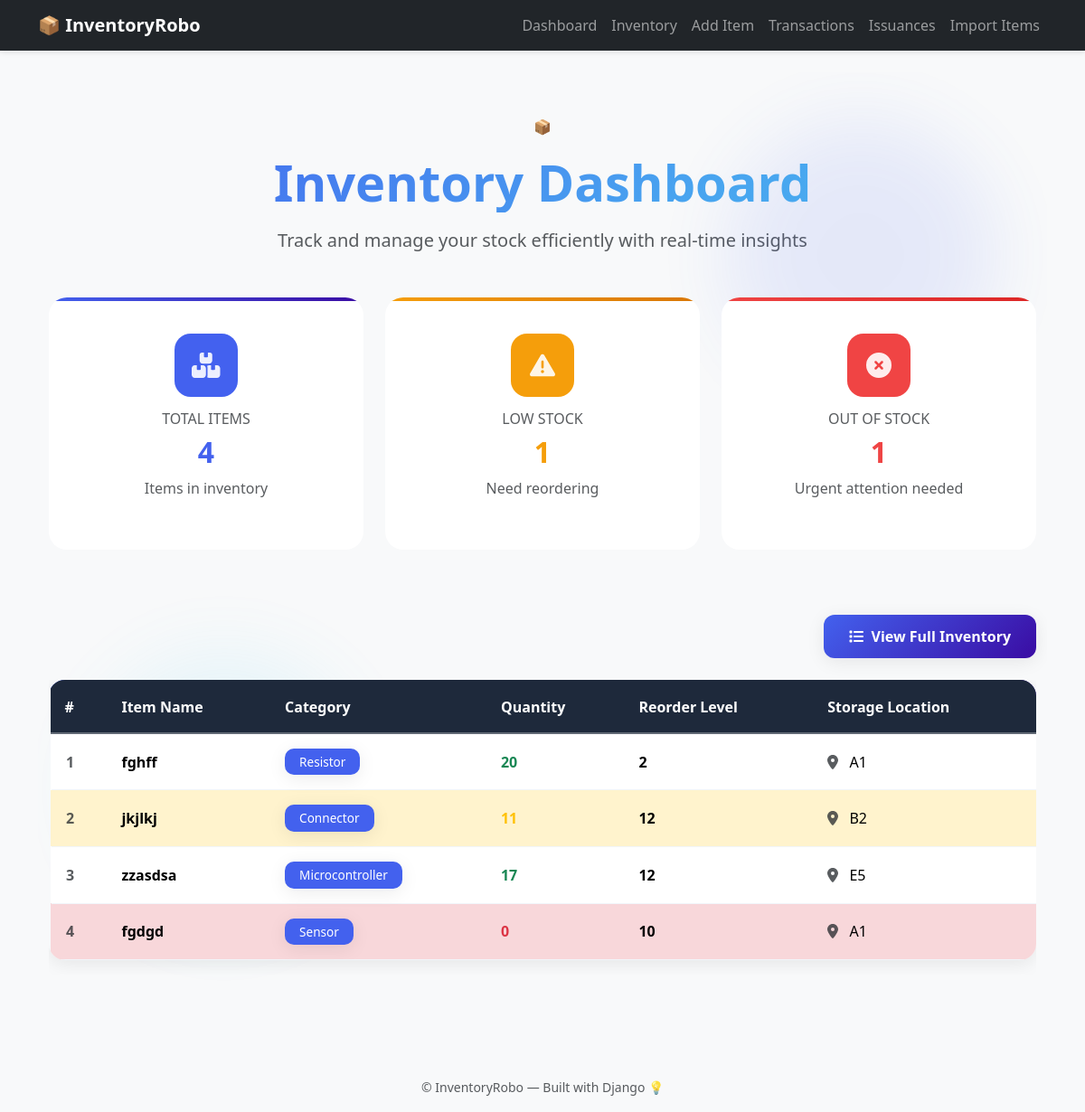
/, run on an earlier commit of the app's database.
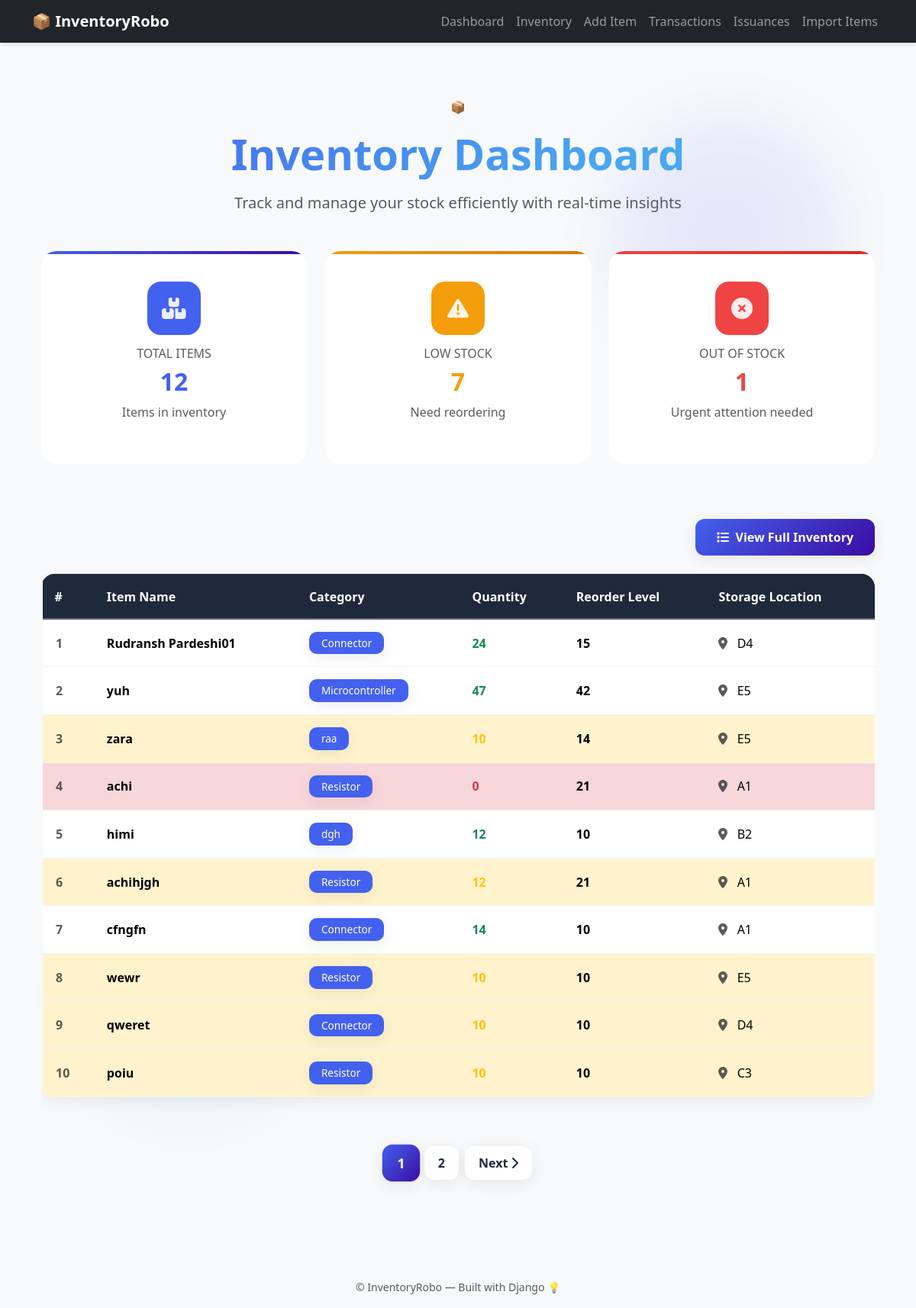
And on a later commit of the database.
### inventory/models.py (models this page shows, shortened)
class Item(models.Model):
    serial_no = models.PositiveIntegerField(unique=True, blank=True, null=True)
    name = models.CharField(max_length=100)
    category = models.CharField(max_length=50, choices=CATEGORY_CHOICES)
    custom_category = models.CharField(max_length=100, blank=True, null=True)
    quantity = models.PositiveIntegerField(default=0)
    reorder_level = models.PositiveIntegerField(default=5)
    unit_price = models.DecimalField(max_digits=10, decimal_places=2)
    supplier = models.CharField(max_length=100, blank=True, null=True)
    location = models.CharField(max_length=100, blank=True, null=True)
    description = models.TextField(blank=True, null=True)
    created_at = models.DateTimeField(auto_now_add=True)
    storage_location = models.CharField(max_length=10, blank=True, null=True, editable=False)

### inventory/views.py (the view)
# urls.py: path('', views.dashboard, name='dashboard'),
def dashboard(request):
    total_items = Item.objects.count()
    low_stock = Item.objects.filter(quantity__gt=0, quantity__lte=F('reorder_level')).count()
    out_stock = Item.objects.filter(quantity=0).count()
    items = Item.objects.all().order_by('serial_no')
    paginator = Paginator(items, 10)
    page_number = request.GET.get('page')
    page_obj = paginator.get_page(page_number)
    context = {
        'total_items': total_items,
        'low_stock': low_stock,
        'out_stock': out_stock,
        'items': items,
        'CATEGORIES': get_all_categories(),
        'page_obj': page_obj,
    }
    return render(request, 'inventory/dashboard.html', context)

### inventory/utils.py (called while the page is built)
def get_all_categories():
    return (
        Item.objects
        .exclude(category__isnull=True)
        .exclude(category__exact='')
        .values_list('category', flat=True)
        .distinct()
        .order_by('category')
    )

### inventory/templates/inventory/dashboard.html (shortened to what the changed rows need)
{% extends 'inventory/base.html' %}
{% load static %}
{% block content %}
<div class="container py-5 position-relative overflow-hidden">
    <div class="text-center mb-5 fade-in">
        <h1 class="fw-bold gradient-text display-4 mb-3">
            Inventory Dashboard
        </h1>
    </div>
    <div class="row mb-5">
        <div class="col-md-4 mb-4 fade-in" style="animation-delay: 0.1s;">
            <div class="card stat-card p-4 border-0 h-100">
                <div class="card-body text-center">
                    <div class="card-icon mx-auto" style="background: var(--primary); color: white;">
                        <i class="fas fa-boxes"></i>
                    </div>
                    <h6 class="text-muted mb-2">TOTAL ITEMS</h6>
                    <h2 class="fw-bold mb-0" style="color: var(--primary);">{{ total_items }}</h2>
                    <p class="text-muted mt-2">Items in inventory</p>
                </div>
            </div>
        </div>
        <div class="col-md-4 mb-4 fade-in" style="animation-delay: 0.2s;">
            <div class="card stat-card warning p-4 border-0 h-100">
                <div class="card-body text-center">
                    <div class="card-icon mx-auto" style="background: var(--warning); color: white;">
                        <i class="fas fa-exclamation-triangle"></i>
                    </div>
                    <h6 class="text-muted mb-2">LOW STOCK</h6>
                    <h2 class="fw-bold mb-0" style="color: var(--warning);">{{ low_stock }}</h2>
                    <p class="text-muted mt-2">Need reordering</p>
                </div>
            </div>
        </div>
        <div class="col-md-4 mb-4 fade-in" style="animation-delay: 0.3s;">
            <div class="card stat-card danger p-4 border-0 h-100">
                <div class="card-body text-center">
                    <h2 class="fw-bold mb-0" style="color: var(--danger);">{{ out_stock }}</h2>
                </div>
            </div>
        </div>
    </div>
    <div class="table-responsive fade-in" style="animation-delay: 0.4s;">
        <table class="table table-modern table-hover">
            <thead>
                <tr>
                    <th>#</th>
                    <th>Item Name</th>
                    <th>Category</th>
                    <th>Quantity</th>
                    <th>Reorder Level</th>
                    <th>Storage Location</th>
                </tr>
            </thead>
            <tbody>
                {% for item in page_obj %}
                <tr
                    class="{% if item.quantity == 0 %}table-danger{% elif item.quantity <= item.reorder_level %}table-warning{% endif %}">
                    <td class="fw-bold text-muted">{{ forloop.counter }}</td>
                    <td class="fw-semibold">{{ item.name }}</td>
                    <td>
                        <span class="badge badge-modern" style="background: var(--primary); color: #fff;">
                            {{ item.category }}
                        </span>
                    </td>
                    <td>
                        <span
                            class="fw-bold {% if item.quantity == 0 %}text-danger{% elif item.quantity <= item.reorder_level %}text-warning{% else %}text-success{% endif %}">
                            {{ item.quantity }}
                        </span>
                    </td>
                    <td class="fw-semibold">{{ item.reorder_level }}</td>
                    <td>
                        <i class="fas fa-map-marker-alt me-2 text-muted"></i>
                        {{ item.storage_location }}
                    </td>
                </tr>
                {% endfor %}
            </tbody>
        </table>
    </div>
    {% if page_obj.paginator.num_pages > 1 %}
    <div class="d-flex justify-content-center mt-5 fade-in" style="animation-delay: 0.5s;">
        <ul class="pagination pagination-modern">
            {% for num in page_obj.paginator.page_range %}
            {% if page_obj.number == num %}
            <li class="page-item active">
                <span class="page-link">{{ num }}</span>
            </li>
            {% elif num > page_obj.number|add:'-3' and num < page_obj.number|add:'3' %} <li class="page-item">
                <a class="page-link" href="?page={{ num }}">{{ num }}</a>
                </li>
                {% endif %}
                {% endfor %}
                {% if page_obj.has_next %}
                <li class="page-item">
                    <a class="page-link" href="?page={{ page_obj.next_page_number }}">
                        Next<i class="fas fa-chevron-right ms-1"></i>
                    </a>
                </li>
                {% endif %}
        </ul>
    </div>
    {% endif %}
</div>
{% endblock %}

What changed in the data, as far as the page shows it:
removed Item: name "jkjlkj", category "Connector", quantity "11", reorder_level "12", storage_location "B2"
removed Item: name "zzasdsa", category "Microcontroller", quantity "17", reorder_level "12", storage_location "E5"
removed Item: name "fgdgd", category "Sensor", quantity "0", reorder_level "10", storage_location "A1"
added Item: name "Rudransh Pardeshi01", category "Connector", quantity "24", reorder_level "15", storage_location "D4"
added Item: name "yuh", category "Microcontroller", quantity "47", reorder_level "42", storage_location "E5"
added Item: name "zara", category "raa", quantity "10", reorder_level "14", storage_location "E5"
added Item: name "achi", category "Resistor", quantity "0", reorder_level "21", storage_location "A1"
added Item: name "himi", category "dgh", quantity "12", reorder_level "10", storage_location "B2"
added Item: name "achihjgh", category "Resistor", quantity "12", reorder_level "21", storage_location "A1"
changed Item: name "fghff" → "cfngfn"; category "Resistor" → "Connector"; quantity "20" → "14"; reorder_level "2" → "10"
added Item: name "wewr", category "Resistor", quantity "10", reorder_level "10", storage_location "E5"
added Item: name "qweret", category "Connector", quantity "10", reorder_level "10", storage_location "D4"
added Item: name "poiu", category "Resistor", quantity "10", reorder_level "10", storage_location "C3"
Also different on the page:
{{ total_items }}: "4" → "12"
{{ low_stock }}: "1" → "7"
new list line: "1"
new list line: "2"
text now shown: "Next"
